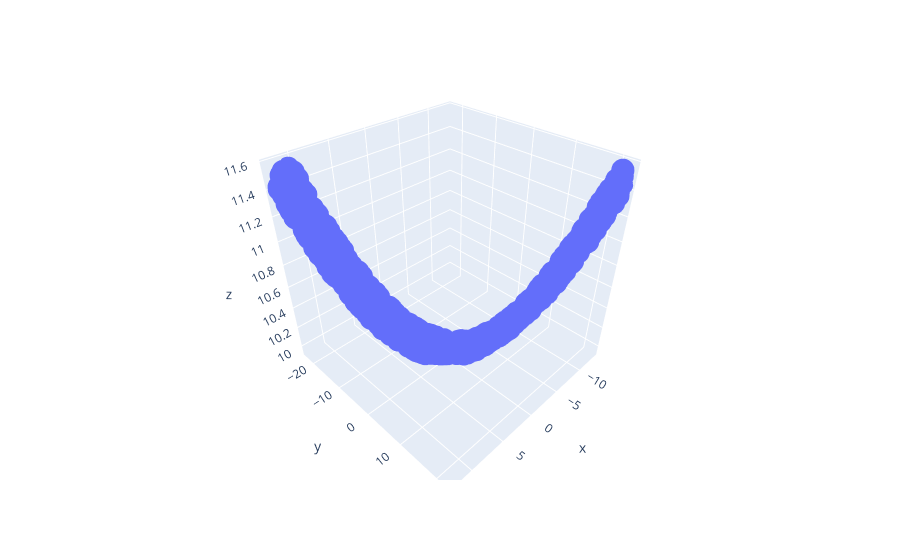

Notebook code cell kept with this figure:
### Code cell
fig = px.scatter_3d(df4, x='x', y='y', z='z')
fig.show()
print(df1.equals(df4))

### Figure 1 — Plotly figure (JSON) as saved in the notebook; plotly's stock layout.template omitted (floating-point values rounded to 4 significant figures; data arrays with more than 128 entries replaced by an {"elided": "..."} marker saying what was removed)
{"data": [{"hovertemplate": "x=%{x}<br>y=%{y}<br>z=%{z}<extra></extra>", "legendgroup": "", "marker": {"color": "#636efa", "symbol": "circle"}, "mode": "markers", "name": "", "scene": "scene", "showlegend": false, "type": "scatter3d", "x": {"elided": "1201 float values"}, "y": {"elided": "1201 float values"}, "z": {"elided": "1201 float values"}}], "layout": {"legend": {"tracegroupgap": 0}, "margin": {"t": 60}, "scene": {"domain": {"x": [0, 1], "y": [0, 1]}, "xaxis": {"title": {"text": "x"}}, "yaxis": {"title": {"text": "y"}}, "zaxis": {"title": {"text": "z"}}}}}
